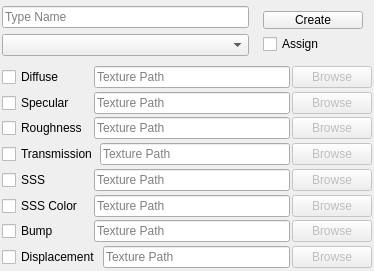
<?xml version="1.0" encoding="UTF-8"?>
<ui version="4.0">
 <class>Form</class>
 <widget class="QWidget" name="Form">
  <property name="geometry">
   <rect>
    <x>0</x>
    <y>0</y>
    <width>374</width>
    <height>271</height>
   </rect>
  </property>
  <property name="windowTitle">
   <string>Form</string>
  </property>
  <layout class="QVBoxLayout" name="verticalLayout_2">
   <property name="spacing">
    <number>3</number>
   </property>
   <property name="leftMargin">
    <number>2</number>
   </property>
   <property name="topMargin">
    <number>2</number>
   </property>
   <property name="rightMargin">
    <number>2</number>
   </property>
   <property name="bottomMargin">
    <number>2</number>
   </property>
   <item>
    <widget class="QWidget" name="widget_2" native="true">
     <property name="maximumSize">
      <size>
       <width>370</width>
       <height>60</height>
      </size>
     </property>
     <layout class="QHBoxLayout" name="horizontalLayout">
      <property name="spacing">
       <number>5</number>
      </property>
      <property name="leftMargin">
       <number>0</number>
      </property>
      <property name="topMargin">
       <number>0</number>
      </property>
      <property name="rightMargin">
       <number>0</number>
      </property>
      <property name="bottomMargin">
       <number>0</number>
      </property>
      <item>
       <widget class="QWidget" name="widget" native="true">
        <layout class="QVBoxLayout" name="verticalLayout">
         <property name="spacing">
          <number>2</number>
         </property>
         <property name="leftMargin">
          <number>0</number>
         </property>
         <property name="topMargin">
          <number>0</number>
         </property>
         <property name="rightMargin">
          <number>0</number>
         </property>
         <property name="bottomMargin">
          <number>0</number>
         </property>
         <item>
          <widget class="QLineEdit" name="lEdit_name">
           <property name="minimumSize">
            <size>
             <width>150</width>
             <height>0</height>
            </size>
           </property>
           <property name="inputMask">
            <string/>
           </property>
           <property name="text">
            <string/>
           </property>
           <property name="placeholderText">
            <string>Type Name</string>
           </property>
          </widget>
         </item>
         <item>
          <widget class="QComboBox" name="cbox_shader"/>
         </item>
        </layout>
       </widget>
      </item>
      <item>
       <widget class="QWidget" name="widget_12" native="true">
        <layout class="QVBoxLayout" name="verticalLayout_4">
         <item>
          <widget class="QPushButton" name="btn_create">
           <property name="minimumSize">
            <size>
             <width>100</width>
             <height>0</height>
            </size>
           </property>
           <property name="text">
            <string>Create</string>
           </property>
          </widget>
         </item>
         <item>
          <widget class="QCheckBox" name="chbox_assign">
           <property name="text">
            <string>Assign</string>
           </property>
          </widget>
         </item>
        </layout>
       </widget>
      </item>
     </layout>
    </widget>
   </item>
   <item>
    <widget class="QWidget" name="widget_3" native="true">
     <layout class="QVBoxLayout" name="verticalLayout_3">
      <property name="spacing">
       <number>2</number>
      </property>
      <property name="leftMargin">
       <number>0</number>
      </property>
      <property name="topMargin">
       <number>0</number>
      </property>
      <property name="rightMargin">
       <number>0</number>
      </property>
      <property name="bottomMargin">
       <number>0</number>
      </property>
      <item>
       <widget class="QWidget" name="widget_4" native="true">
        <layout class="QHBoxLayout" name="horizontalLayout_2">
         <property name="spacing">
          <number>2</number>
         </property>
         <property name="leftMargin">
          <number>0</number>
         </property>
         <property name="topMargin">
          <number>0</number>
         </property>
         <property name="rightMargin">
          <number>0</number>
         </property>
         <property name="bottomMargin">
          <number>0</number>
         </property>
         <item>
          <widget class="QCheckBox" name="checkBox">
           <property name="minimumSize">
            <size>
             <width>90</width>
             <height>0</height>
            </size>
           </property>
           <property name="text">
            <string>Diffuse</string>
           </property>
          </widget>
         </item>
         <item>
          <widget class="QLineEdit" name="lineEdit">
           <property name="placeholderText">
            <string>Texture Path</string>
           </property>
          </widget>
         </item>
         <item>
          <widget class="QPushButton" name="pushButton">
           <property name="enabled">
            <bool>false</bool>
           </property>
           <property name="text">
            <string>Browse</string>
           </property>
          </widget>
         </item>
        </layout>
       </widget>
      </item>
      <item>
       <widget class="QWidget" name="widget_5" native="true">
        <layout class="QHBoxLayout" name="horizontalLayout_3">
         <property name="spacing">
          <number>2</number>
         </property>
         <property name="leftMargin">
          <number>0</number>
         </property>
         <property name="topMargin">
          <number>0</number>
         </property>
         <property name="rightMargin">
          <number>0</number>
         </property>
         <property name="bottomMargin">
          <number>0</number>
         </property>
         <item>
          <widget class="QCheckBox" name="checkBox_2">
           <property name="minimumSize">
            <size>
             <width>90</width>
             <height>0</height>
            </size>
           </property>
           <property name="text">
            <string>Specular</string>
           </property>
          </widget>
         </item>
         <item>
          <widget class="QLineEdit" name="lineEdit_2">
           <property name="placeholderText">
            <string>Texture Path</string>
           </property>
          </widget>
         </item>
         <item>
          <widget class="QPushButton" name="pushButton_2">
           <property name="enabled">
            <bool>false</bool>
           </property>
           <property name="text">
            <string>Browse</string>
           </property>
          </widget>
         </item>
        </layout>
       </widget>
      </item>
      <item>
       <widget class="QWidget" name="widget_6" native="true">
        <layout class="QHBoxLayout" name="horizontalLayout_4">
         <property name="spacing">
          <number>2</number>
         </property>
         <property name="leftMargin">
          <number>0</number>
         </property>
         <property name="topMargin">
          <number>0</number>
         </property>
         <property name="rightMargin">
          <number>0</number>
         </property>
         <property name="bottomMargin">
          <number>0</number>
         </property>
         <item>
          <widget class="QCheckBox" name="checkBox_3">
           <property name="minimumSize">
            <size>
             <width>90</width>
             <height>0</height>
            </size>
           </property>
           <property name="text">
            <string>Roughness</string>
           </property>
          </widget>
         </item>
         <item>
          <widget class="QLineEdit" name="lineEdit_3">
           <property name="placeholderText">
            <string>Texture Path</string>
           </property>
          </widget>
         </item>
         <item>
          <widget class="QPushButton" name="pushButton_3">
           <property name="enabled">
            <bool>false</bool>
           </property>
           <property name="text">
            <string>Browse</string>
           </property>
          </widget>
         </item>
        </layout>
       </widget>
      </item>
      <item>
       <widget class="QWidget" name="widget_7" native="true">
        <layout class="QHBoxLayout" name="horizontalLayout_5">
         <property name="spacing">
          <number>2</number>
         </property>
         <property name="leftMargin">
          <number>0</number>
         </property>
         <property name="topMargin">
          <number>0</number>
         </property>
         <property name="rightMargin">
          <number>0</number>
         </property>
         <property name="bottomMargin">
          <number>0</number>
         </property>
         <item>
          <widget class="QCheckBox" name="checkBox_4">
           <property name="minimumSize">
            <size>
             <width>90</width>
             <height>0</height>
            </size>
           </property>
           <property name="text">
            <string>Transmission</string>
           </property>
          </widget>
         </item>
         <item>
          <widget class="QLineEdit" name="lineEdit_4">
           <property name="placeholderText">
            <string>Texture Path</string>
           </property>
          </widget>
         </item>
         <item>
          <widget class="QPushButton" name="pushButton_4">
           <property name="enabled">
            <bool>false</bool>
           </property>
           <property name="text">
            <string>Browse</string>
           </property>
          </widget>
         </item>
        </layout>
       </widget>
      </item>
      <item>
       <widget class="QWidget" name="widget_8" native="true">
        <layout class="QHBoxLayout" name="horizontalLayout_6">
         <property name="spacing">
          <number>2</number>
         </property>
         <property name="leftMargin">
          <number>0</number>
         </property>
         <property name="topMargin">
          <number>0</number>
         </property>
         <property name="rightMargin">
          <number>0</number>
         </property>
         <property name="bottomMargin">
          <number>0</number>
         </property>
         <item>
          <widget class="QCheckBox" name="checkBox_5">
           <property name="minimumSize">
            <size>
             <width>90</width>
             <height>0</height>
            </size>
           </property>
           <property name="text">
            <string>SSS</string>
           </property>
          </widget>
         </item>
         <item>
          <widget class="QLineEdit" name="lineEdit_5">
           <property name="placeholderText">
            <string>Texture Path</string>
           </property>
          </widget>
         </item>
         <item>
          <widget class="QPushButton" name="pushButton_5">
           <property name="enabled">
            <bool>false</bool>
           </property>
           <property name="text">
            <string>Browse</string>
           </property>
          </widget>
         </item>
        </layout>
       </widget>
      </item>
      <item>
       <widget class="QWidget" name="widget_9" native="true">
        <layout class="QHBoxLayout" name="horizontalLayout_7">
         <property name="spacing">
          <number>2</number>
         </property>
         <property name="leftMargin">
          <number>0</number>
         </property>
         <property name="topMargin">
          <number>0</number>
         </property>
         <property name="rightMargin">
          <number>0</number>
         </property>
         <property name="bottomMargin">
          <number>0</number>
         </property>
         <item>
          <widget class="QCheckBox" name="checkBox_6">
           <property name="minimumSize">
            <size>
             <width>90</width>
             <height>0</height>
            </size>
           </property>
           <property name="text">
            <string>SSS Color</string>
           </property>
          </widget>
         </item>
         <item>
          <widget class="QLineEdit" name="lineEdit_6">
           <property name="placeholderText">
            <string>Texture Path</string>
           </property>
          </widget>
         </item>
         <item>
          <widget class="QPushButton" name="pushButton_6">
           <property name="enabled">
            <bool>false</bool>
           </property>
           <property name="text">
            <string>Browse</string>
           </property>
          </widget>
         </item>
        </layout>
       </widget>
      </item>
      <item>
       <widget class="QWidget" name="widget_10" native="true">
        <layout class="QHBoxLayout" name="horizontalLayout_8">
         <property name="spacing">
          <number>2</number>
         </property>
         <property name="leftMargin">
          <number>0</number>
         </property>
         <property name="topMargin">
          <number>0</number>
         </property>
         <property name="rightMargin">
          <number>0</number>
         </property>
         <property name="bottomMargin">
          <number>0</number>
         </property>
         <item>
          <widget class="QCheckBox" name="checkBox_7">
           <property name="minimumSize">
            <size>
             <width>90</width>
             <height>0</height>
            </size>
           </property>
           <property name="text">
            <string>Bump</string>
           </property>
          </widget>
         </item>
         <item>
          <widget class="QLineEdit" name="lineEdit_7">
           <property name="placeholderText">
            <string>Texture Path</string>
           </property>
          </widget>
         </item>
         <item>
          <widget class="QPushButton" name="pushButton_7">
           <property name="enabled">
            <bool>false</bool>
           </property>
           <property name="text">
            <string>Browse</string>
           </property>
          </widget>
         </item>
        </layout>
       </widget>
      </item>
      <item>
       <widget class="QWidget" name="widget_11" native="true">
        <layout class="QHBoxLayout" name="horizontalLayout_9">
         <property name="spacing">
          <number>2</number>
         </property>
         <property name="leftMargin">
          <number>0</number>
         </property>
         <property name="topMargin">
          <number>0</number>
         </property>
         <property name="rightMargin">
          <number>0</number>
         </property>
         <property name="bottomMargin">
          <number>0</number>
         </property>
         <item>
          <widget class="QCheckBox" name="checkBox_8">
           <property name="minimumSize">
            <size>
             <width>90</width>
             <height>0</height>
            </size>
           </property>
           <property name="text">
            <string>Displacement</string>
           </property>
          </widget>
         </item>
         <item>
          <widget class="QLineEdit" name="lineEdit_8">
           <property name="placeholderText">
            <string>Texture Path</string>
           </property>
          </widget>
         </item>
         <item>
          <widget class="QPushButton" name="pushButton_8">
           <property name="enabled">
            <bool>false</bool>
           </property>
           <property name="text">
            <string>Browse</string>
           </property>
          </widget>
         </item>
        </layout>
       </widget>
      </item>
     </layout>
    </widget>
   </item>
  </layout>
 </widget>
 <resources/>
 <connections>
  <connection>
   <sender>checkBox</sender>
   <signal>clicked(bool)</signal>
   <receiver>pushButton</receiver>
   <slot>setEnabled(bool)</slot>
   <hints>
    <hint type="sourcelabel">
     <x>6</x>
     <y>76</y>
    </hint>
    <hint type="destinationlabel">
     <x>347</x>
     <y>72</y>
    </hint>
   </hints>
  </connection>
  <connection>
   <sender>checkBox_2</sender>
   <signal>clicked(bool)</signal>
   <receiver>pushButton_2</receiver>
   <slot>setEnabled(bool)</slot>
   <hints>
    <hint type="sourcelabel">
     <x>8</x>
     <y>103</y>
    </hint>
    <hint type="destinationlabel">
     <x>335</x>
     <y>100</y>
    </hint>
   </hints>
  </connection>
  <connection>
   <sender>checkBox_3</sender>
   <signal>clicked(bool)</signal>
   <receiver>pushButton_3</receiver>
   <slot>setEnabled(bool)</slot>
   <hints>
    <hint type="sourcelabel">
     <x>18</x>
     <y>130</y>
    </hint>
    <hint type="destinationlabel">
     <x>330</x>
     <y>136</y>
    </hint>
   </hints>
  </connection>
  <connection>
   <sender>checkBox_4</sender>
   <signal>clicked(bool)</signal>
   <receiver>pushButton_4</receiver>
   <slot>setEnabled(bool)</slot>
   <hints>
    <hint type="sourcelabel">
     <x>39</x>
     <y>157</y>
    </hint>
    <hint type="destinationlabel">
     <x>336</x>
     <y>157</y>
    </hint>
   </hints>
  </connection>
  <connection>
   <sender>checkBox_5</sender>
   <signal>clicked(bool)</signal>
   <receiver>pushButton_5</receiver>
   <slot>setEnabled(bool)</slot>
   <hints>
    <hint type="sourcelabel">
     <x>18</x>
     <y>177</y>
    </hint>
    <hint type="destinationlabel">
     <x>323</x>
     <y>184</y>
    </hint>
   </hints>
  </connection>
  <connection>
   <sender>checkBox_6</sender>
   <signal>clicked(bool)</signal>
   <receiver>pushButton_6</receiver>
   <slot>setEnabled(bool)</slot>
   <hints>
    <hint type="sourcelabel">
     <x>40</x>
     <y>205</y>
    </hint>
    <hint type="destinationlabel">
     <x>342</x>
     <y>207</y>
    </hint>
   </hints>
  </connection>
  <connection>
   <sender>checkBox_7</sender>
   <signal>clicked(bool)</signal>
   <receiver>pushButton_7</receiver>
   <slot>setEnabled(bool)</slot>
   <hints>
    <hint type="sourcelabel">
     <x>44</x>
     <y>227</y>
    </hint>
    <hint type="destinationlabel">
     <x>317</x>
     <y>233</y>
    </hint>
   </hints>
  </connection>
  <connection>
   <sender>checkBox_8</sender>
   <signal>clicked(bool)</signal>
   <receiver>pushButton_8</receiver>
   <slot>setEnabled(bool)</slot>
   <hints>
    <hint type="sourcelabel">
     <x>35</x>
     <y>258</y>
    </hint>
    <hint type="destinationlabel">
     <x>306</x>
     <y>255</y>
    </hint>
   </hints>
  </connection>
 </connections>
</ui>
